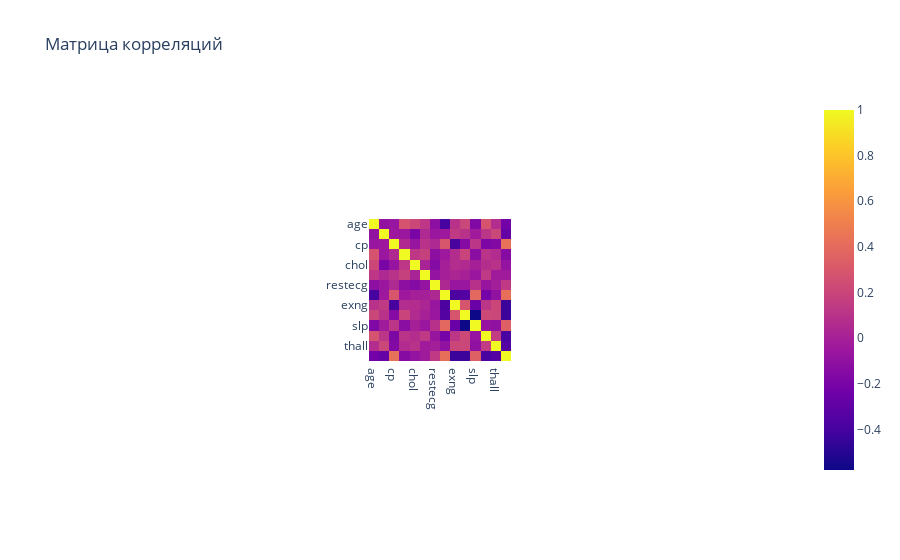

The code cell stored with this chart in its notebook:
### Code cell
px.imshow(df.corr(),title="Матрица корреляций")

### Figure 1 — Plotly figure (JSON) as saved in the notebook; plotly's stock layout.template omitted (floating-point values rounded to 4 significant figures; data arrays with more than 128 entries replaced by an {"elided": "..."} marker saying what was removed)
{"data": [{"coloraxis": "coloraxis", "hovertemplate": "x: %{x}<br>y: %{y}<br>color: %{z}<extra></extra>", "name": "0", "type": "heatmap", "x": ["age", "sex", "cp", "trtbps", "chol", "fbs", "restecg", "thalachh", "exng", "oldpeak", "slp", "caa", "thall", "output"], "xaxis": "x", "y": ["age", "sex", "cp", "trtbps", "chol", "fbs", "restecg", "thalachh", "exng", "oldpeak", "slp", "caa", "thall", "output"], "yaxis": "y", "z": {"elided": "14x14 float values"}}], "layout": {"autosize": true, "coloraxis": {"colorscale": [[0, "#0d0887"], [0.1111, "#46039f"], [0.2222, "#7201a8"], [0.3333, "#9c179e"], [0.4444, "#bd3786"], [0.5556, "#d8576b"], [0.6667, "#ed7953"], [0.7778, "#fb9f3a"], [0.8889, "#fdca26"], [1, "#f0f921"]]}, "title": {"text": "Матрица корреляций"}, "xaxis": {"anchor": "y", "autorange": false, "constrain": "domain", "domain": [0.4014, 0.5986], "range": [-0.5, 13.5], "scaleanchor": "y", "type": "category"}, "yaxis": {"anchor": "x", "autorange": false, "constrain": "domain", "domain": [0.161, 0.839], "range": [13.5, -0.5], "type": "category"}}}
